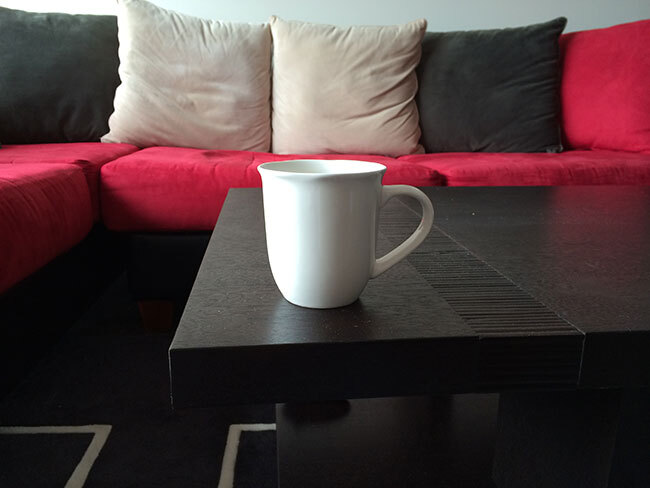
#> input picture assets/source_01.jpg, 650 x 488 px
$ python canney_edge_detector.py --image ../assets/source_01.jpg
#> lines starting #> are read from the running program, lines starting #| are printed output that depends on the picture; after the words box and inside, x2 and y2 are one past the last pixel; in counts of white or black regions, pixels touching at a corner belong together
import argparse
import cv2
import imutils

ap = argparse.ArgumentParser()
ap.add_argument("-i", "--image", required=True, help="Path to the image")
args = vars(ap.parse_args())
# load the image, convert it to grayscale, and
image = cv2.imread(args["image"])
#> image is the input picture: shape (488, 650, 3); mean B, G, R 64.3, 63.2, 82.3
gray = cv2.cvtColor(image, cv2.COLOR_BGR2GRAY)
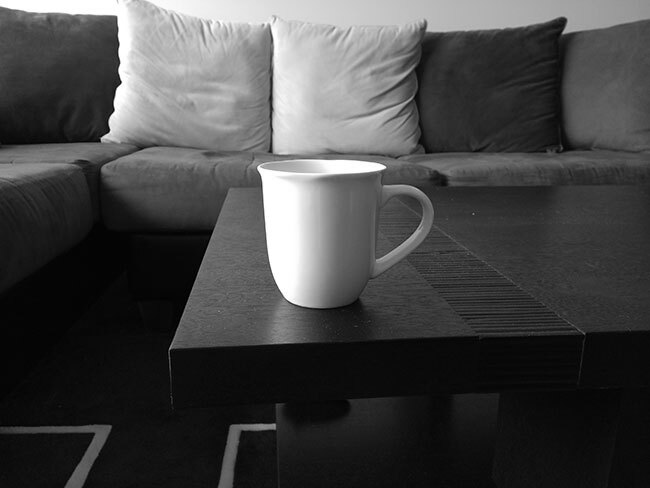
#> gray: shape (488, 650); min 0, max 255, mean 69.1
blurred = cv2.GaussianBlur(gray, (5, 5), 0)
cv2.imshow("Original", image)
cv2.imshow("Blurred", blurred)

wide = cv2.Canny(blurred, 10, 200)
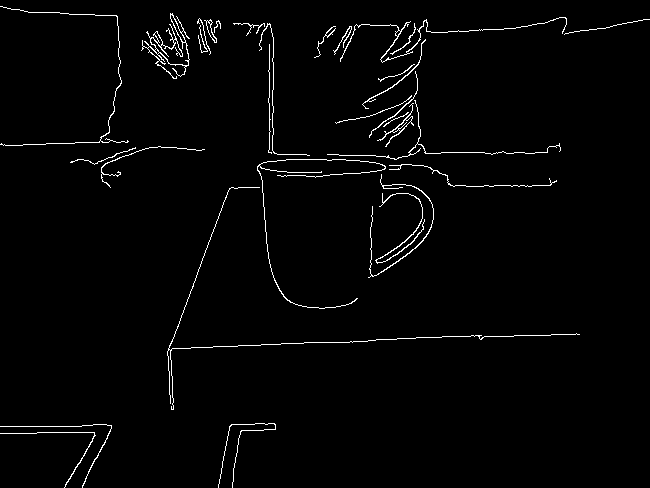
#> wide: shape (488, 650); 1.9% white in thin lines or dots
mid = cv2.Canny(blurred, 30, 150)
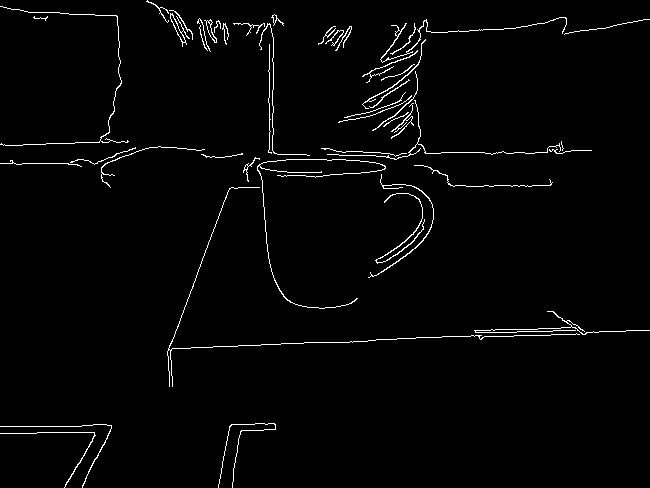
#> mid: shape (488, 650); 2% white in thin lines or dots
tight = cv2.Canny(blurred, 240, 250)
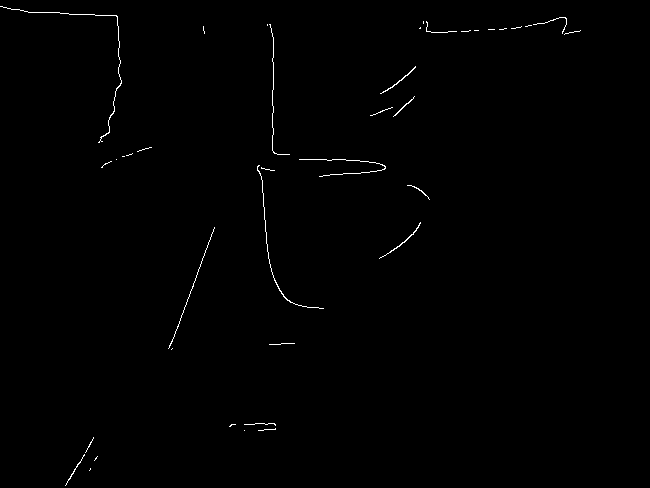
#> tight: shape (488, 650); 0.48% white in thin lines or dots, all inside (x1, y1, x2, y2) = (0, 6, 581, 486)
# show the edge maps
cv2.imshow("Wide Edge Map", wide)
cv2.imshow("Mid Edge Map", mid)
cv2.imshow("Tight Edge Map", tight)


image = cv2.imread(args["image"])
gray = cv2.cvtColor(image, cv2.COLOR_BGR2GRAY)
blurred = cv2.GaussianBlur(gray, (3, 3), 0)
wide = cv2.Canny(blurred, 10, 200)
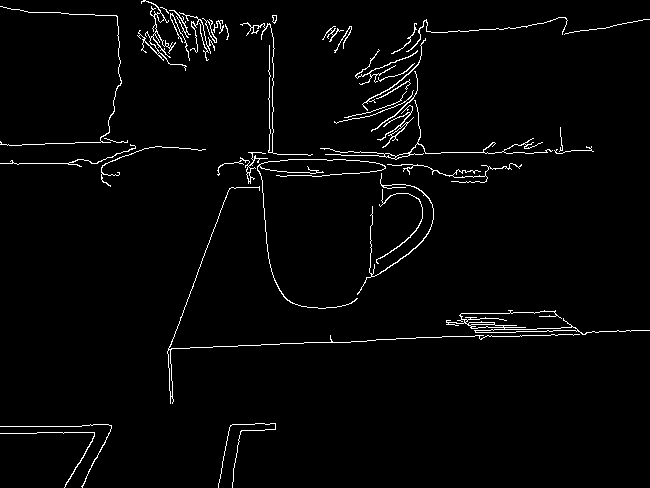
#> wide: shape (488, 650); 2.4% white in thin lines or dots
tight = cv2.Canny(blurred, 225, 250)
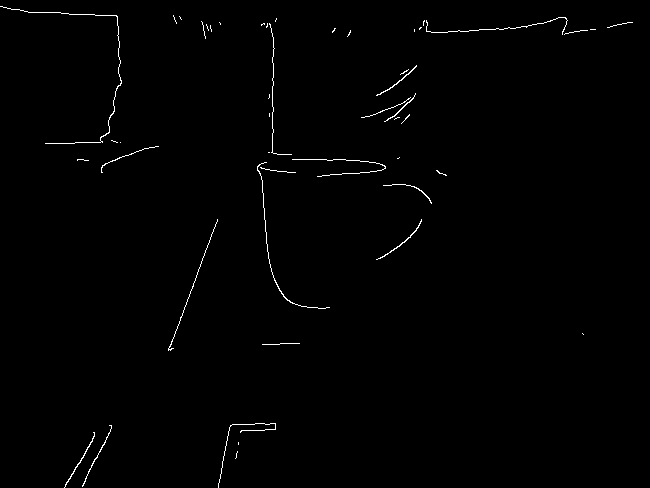
#> tight: shape (488, 650); 0.7% white in thin lines or dots
auto = imutils.auto_canny(blurred)
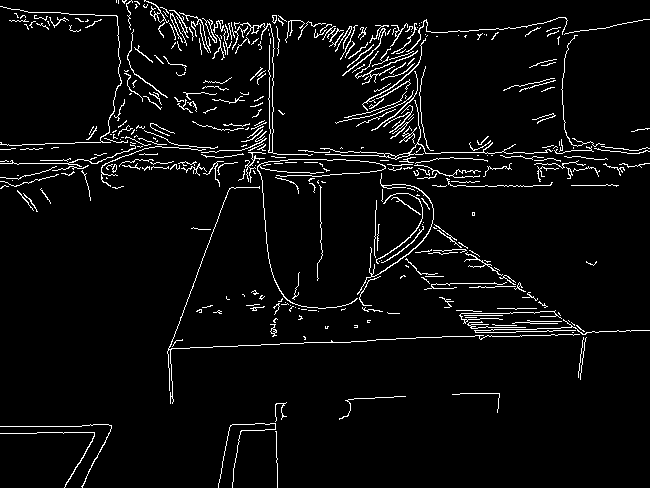
#> auto: shape (488, 650); 4.6% white in thin lines or dots

cv2.imshow("Original", image)
cv2.imshow("Wide", wide)
cv2.imshow("Tight", tight)
cv2.imshow("Auto", auto)
cv2.imshow("blur", blurred)
cv2.waitKey(0)

$ run again, on assets/source_03.jpg
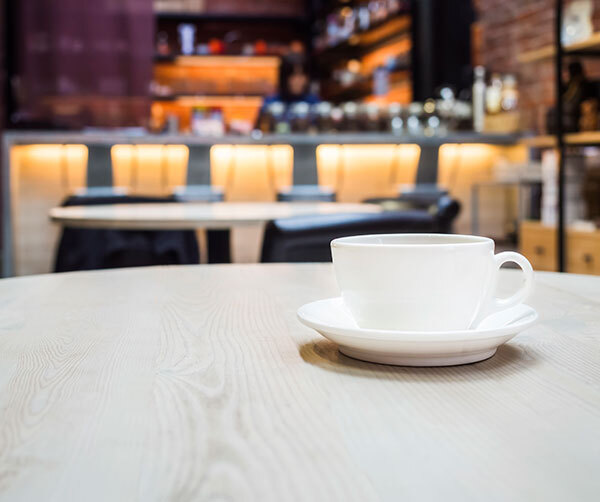
#> input picture assets/source_03.jpg, 600 x 502 px
#> image is the input picture: shape (502, 600, 3); mean B, G, R 146, 153.4, 166.8
#> `wide = cv2.Canny(blurred, 10, 200)`:
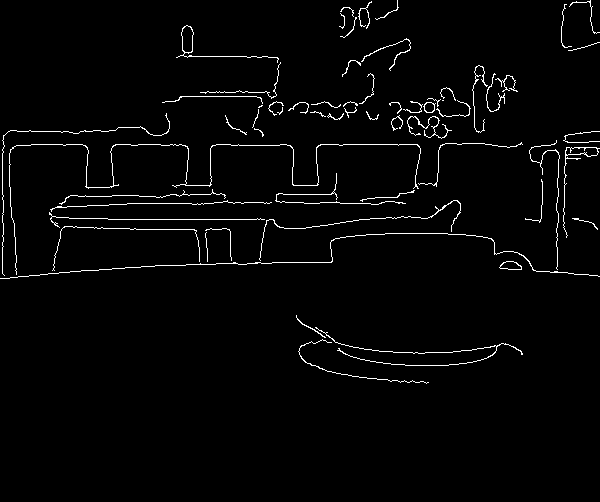
#> wide: shape (502, 600); 2.3% white in thin lines or dots, all inside (x1, y1, x2, y2) = (0, 0, 600, 384)
#> `auto = imutils.auto_canny(blurred)`:
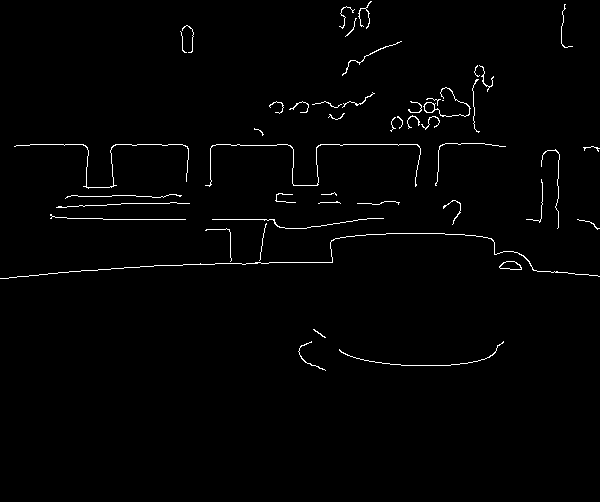
#> auto: shape (502, 600); 1.3% white in thin lines or dots, all inside (x1, y1, x2, y2) = (0, 1, 600, 371)

$ run again, on assets/templete.jpg
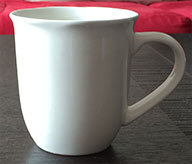
#> input picture assets/templete.jpg, 192 x 164 px
#> image is the input picture: shape (164, 192, 3); mean B, G, R 118.6, 119.9, 133.8
#> `wide = cv2.Canny(blurred, 10, 200)`:
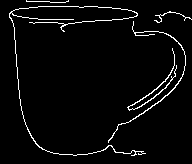
#> wide: shape (164, 192); 3.7% white in thin lines or dots
#> mid: shape (164, 192); 3.9% white in thin lines or dots
#> `auto = imutils.auto_canny(blurred)`:
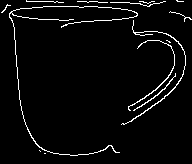
#> auto: shape (164, 192); 3.8% white in thin lines or dots
